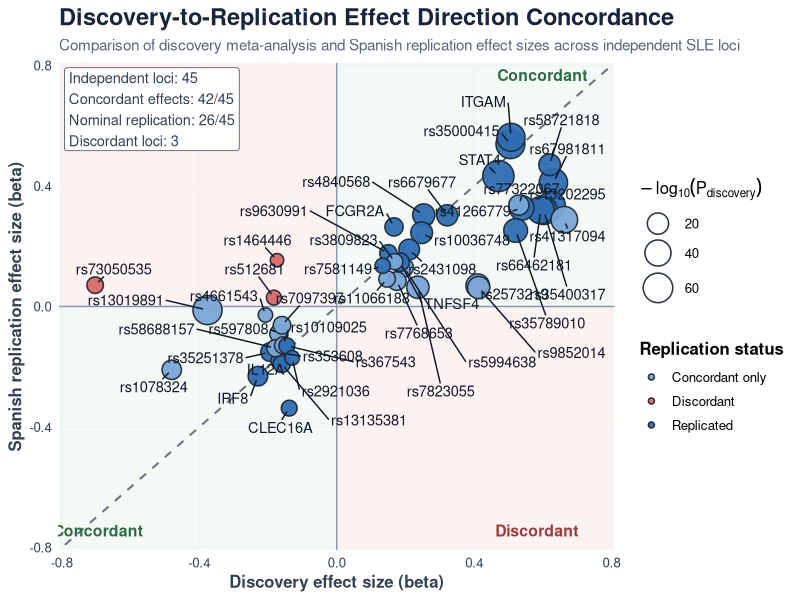
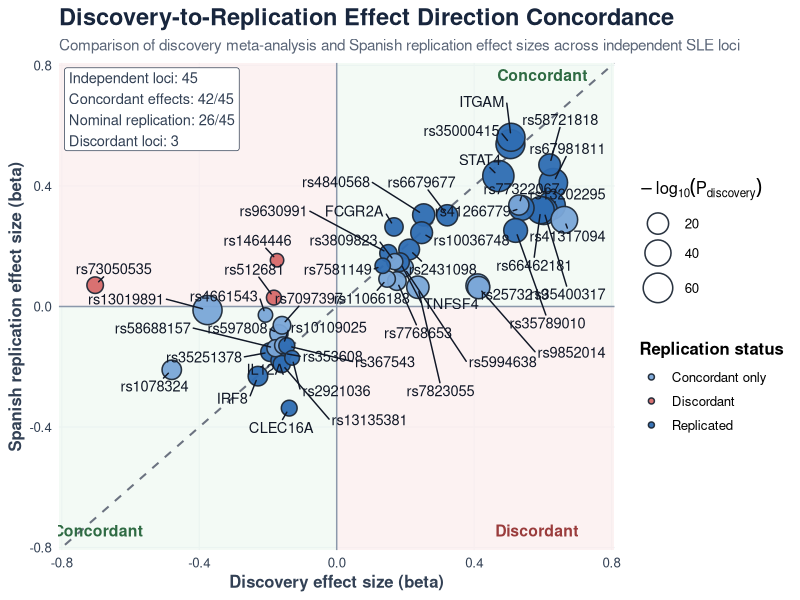
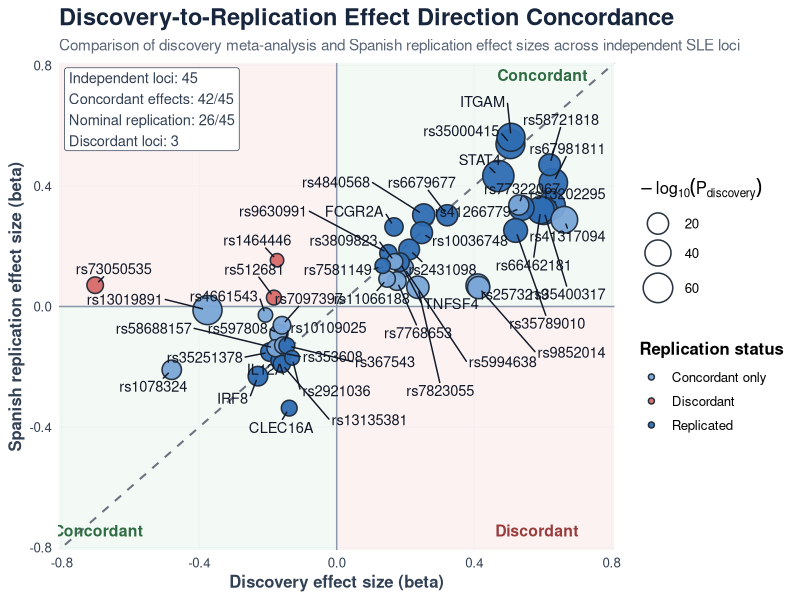
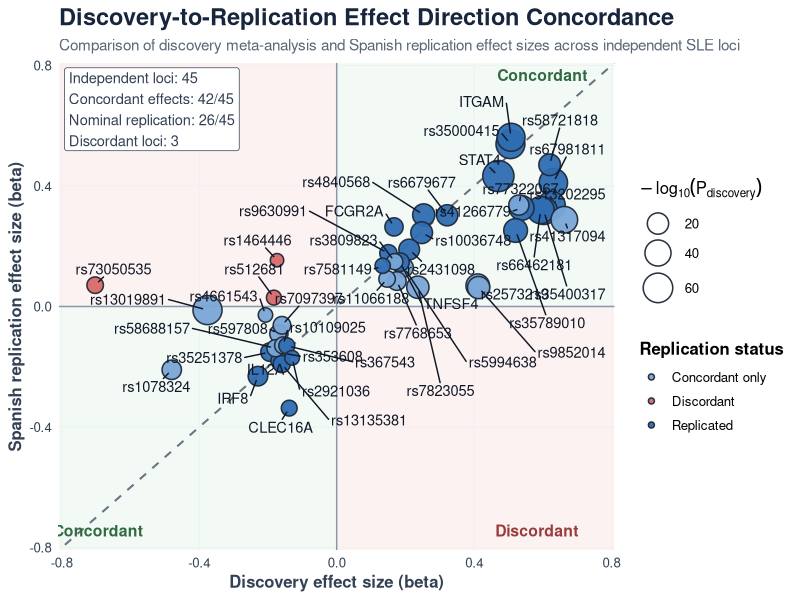

Write the R code that produced these figures, in order.
#!/usr/bin/env Rscript

suppressPackageStartupMessages({
  library(data.table)
  library(dplyr)
  library(ggplot2)
  library(ggrepel)
})

setwd(".")



rep_df <- fread("results/spanish_replication_results.tsv")

rep_df <- rep_df %>%
  mutate(
    label = case_when(
      !is.na(RSID) & RSID == "rs4853458" ~ "STAT4",
      !is.na(RSID) & RSID == "rs34572943" ~ "ITGAM",
      !is.na(RSID) & RSID == "rs13332649" ~ "IRF8",
      !is.na(RSID) & RSID == "rs10912578" ~ "TNFSF4",
      !is.na(RSID) & RSID == "rs6671847" ~ "FCGR2A",
      !is.na(RSID) & RSID == "rs2647928" ~ "IL12A",
      !is.na(RSID) & RSID == "rs12928726" ~ "CLEC16A",
      TRUE ~ RSID
    ),
    status = case_when(
      replicated ~ "Replicated",
      concordant ~ "Concordant only",
      TRUE ~ "Discordant"
    ),
    discovery_sig = -log10(P_meta),
    replication_sig = -log10(P_rep)
  )

lims <- max(abs(c(rep_df$BETA_meta, rep_df$BETA_rep)), na.rm = TRUE) * 1.15

summary_text <- sprintf(
  "Independent loci: %d\nConcordant effects: %d/%d\nNominal replication: %d/%d\nDiscordant loci: %d",
  nrow(rep_df),
  sum(rep_df$concordant, na.rm = TRUE),
  nrow(rep_df),
  sum(rep_df$replicated, na.rm = TRUE),
  nrow(rep_df),
  sum(!rep_df$concordant, na.rm = TRUE)
)

p <- ggplot(rep_df, aes(x = BETA_meta, y = BETA_rep)) +
  annotate("rect", xmin = 0, xmax = lims, ymin = 0, ymax = lims, fill = "#edf7f0", alpha = 0.7) +
  annotate("rect", xmin = -lims, xmax = 0, ymin = -lims, ymax = 0, fill = "#edf7f0", alpha = 0.7) +
  annotate("rect", xmin = -lims, xmax = 0, ymin = 0, ymax = lims, fill = "#fbefef", alpha = 0.8) +
  annotate("rect", xmin = 0, xmax = lims, ymin = -lims, ymax = 0, fill = "#fbefef", alpha = 0.8) +
  geom_hline(yintercept = 0, linewidth = 0.5, color = "#8b98ab") +
  geom_vline(xintercept = 0, linewidth = 0.5, color = "#8b98ab") +
  geom_abline(intercept = 0, slope = 1, linetype = "dashed", linewidth = 0.7, color = "#6b7280") +
  geom_point(aes(size = discovery_sig, fill = status), shape = 21, color = "#1f2937", stroke = 0.8, alpha = 0.95) +
  geom_text_repel(
    aes(label = label),
    size = 3.7,
    family = "sans",
    color = "#111827",
    box.padding = 0.45,
    point.padding = 0.35,
    min.segment.length = 0,
    seed = 42,
    max.overlaps = Inf
  ) +
  annotate("label", x = -lims * 0.98, y = lims * 0.98, hjust = 0, vjust = 1,
           label = summary_text, size = 3.7,
           fill = "white", color = "#334155") +
  annotate("text", x = lims * 0.74, y = lims * 0.95, label = "Concordant", color = "#2f6b43", size = 4.0, fontface = "bold") +
  annotate("text", x = lims * 0.72, y = -lims * 0.92, label = "Discordant", color = "#9a3c3c", size = 4.0, fontface = "bold") +
  annotate("text", x = -lims * 0.86, y = -lims * 0.92, label = "Concordant", color = "#2f6b43", size = 4.0, fontface = "bold") +
  scale_fill_manual(values = c(
    "Replicated" = "#2f6db3",
    "Concordant only" = "#7aa6d8",
    "Discordant" = "#d76b6b"
  )) +
  scale_size_continuous(range = c(4, 10), name = expression(-log[10](P[discovery]))) +
  coord_cartesian(xlim = c(-lims, lims), ylim = c(-lims, lims), expand = FALSE) +
  labs(
    title = "Discovery-to-Replication Effect Direction Concordance",
    subtitle = "Comparison of discovery meta-analysis and Spanish replication effect sizes across independent SLE loci",
    x = "Discovery effect size (beta)",
    y = "Spanish replication effect size (beta)",
    fill = "Replication status"
  ) +
  theme_minimal(base_size = 12) +
  theme(
    plot.title = element_text(face = "bold", size = 17, color = "#18263d"),
    plot.subtitle = element_text(size = 11, color = "#5b6678"),
    panel.grid.minor = element_blank(),
    panel.grid.major = element_line(color = "#e5eaf1", linewidth = 0.4),
    legend.position = "right",
    legend.title = element_text(face = "bold"),
    axis.title = element_text(face = "bold", color = "#334155"),
    axis.text = element_text(color = "#334155")
  )

dir.create("figures", showWarnings = FALSE, recursive = TRUE)
dir.create("SLE_Publication_Package/Supplementary/Figures", showWarnings = FALSE, recursive = TRUE)

ggsave("figures/replication_concordance_plot.png", p, width = 9.5, height = 7.5, dpi = 300)
ggsave("figures/replication_concordance_plot.pdf", p, width = 9.5, height = 7.5)
ggsave("SLE_Publication_Package/Supplementary/Figures/replication_concordance_plot.png", p, width = 9.5, height = 7.5, dpi = 300)
ggsave("SLE_Publication_Package/Supplementary/Figures/replication_concordance_plot.pdf", p, width = 9.5, height = 7.5)

message("Saved replication concordance figure to figures/ and supplementary package.")
